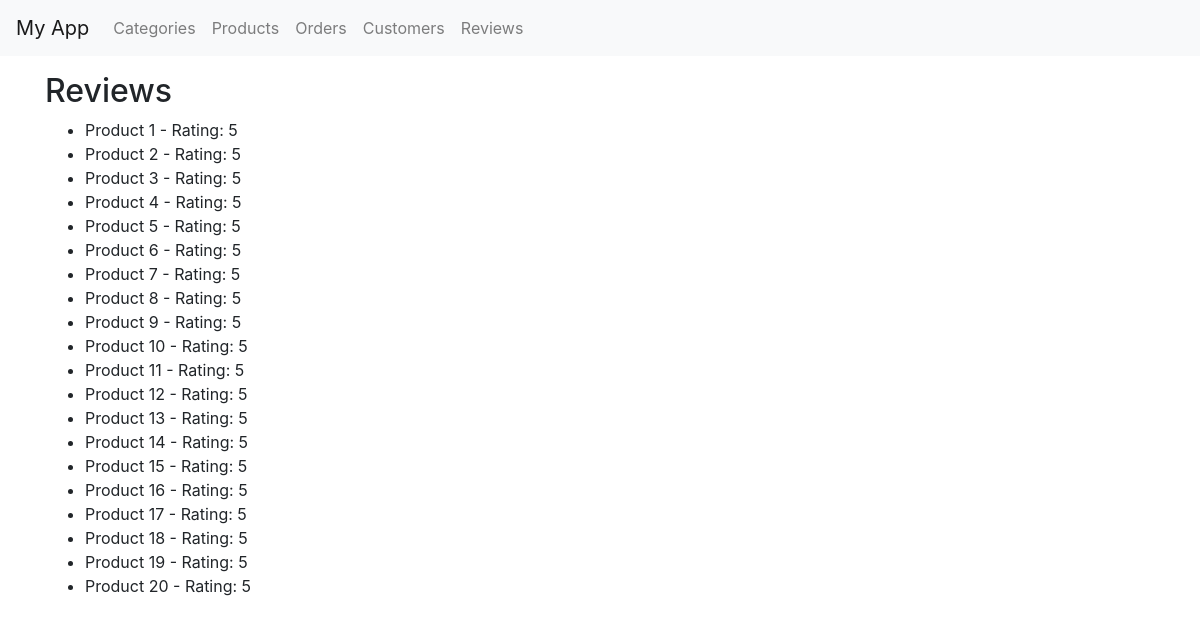
The app's page /reviews/ with its own data.
### myapp/models.py (models this page shows, shortened)
class BaseModel(models.Model):
    created_at = models.DateTimeField(auto_now_add=True)
    updated_at = models.DateTimeField(auto_now=True)
    class Meta:
        abstract = True

class Review(BaseModel):
    text = models.TextField()
    rating = models.IntegerField()
    product = models.OneToOneField(Product, on_delete=models.CASCADE)

class Product(BaseModel):
    name = models.CharField(max_length=255)
    description = models.TextField()
    category = models.ForeignKey(Category, on_delete=models.CASCADE)

### myapp/views.py (the view)
# urls.py: path('reviews/', ReviewListView.as_view(), name='reviews'),
class ReviewListView(ListView):
    model = Review
    template_name = 'review_list.html'
    context_object_name = 'reviews'

### myapp/templates/review_list.html
{% extends 'base.html' %}
{% block content %}
  <h2>Reviews</h2>
  <ul>
    {% for review in reviews %}
      <li>{{ review.product.name }} - Rating: {{ review.rating }}</li>
    {% endfor %}
  </ul>
{% endblock %}

### records on screen
Review: product.name "Product 1", rating "5"
Review: product.name "Product 2", rating "5"
Review: product.name "Product 3", rating "5"
Review: product.name "Product 4", rating "5"
Review: product.name "Product 5", rating "5"
Review: product.name "Product 6", rating "5"
Review: product.name "Product 7", rating "5"
Review: product.name "Product 8", rating "5"
Review: product.name "Product 9", rating "5"
Review: product.name "Product 10", rating "5"
Review: product.name "Product 11", rating "5"
Review: product.name "Product 12", rating "5"
Review: product.name "Product 13", rating "5"
Review: product.name "Product 14", rating "5"
Review: product.name "Product 15", rating "5"
Review: product.name "Product 16", rating "5"
Review: product.name "Product 17", rating "5"
Review: product.name "Product 18", rating "5"
Review: product.name "Product 19", rating "5"
Review: product.name "Product 20", rating "5"
